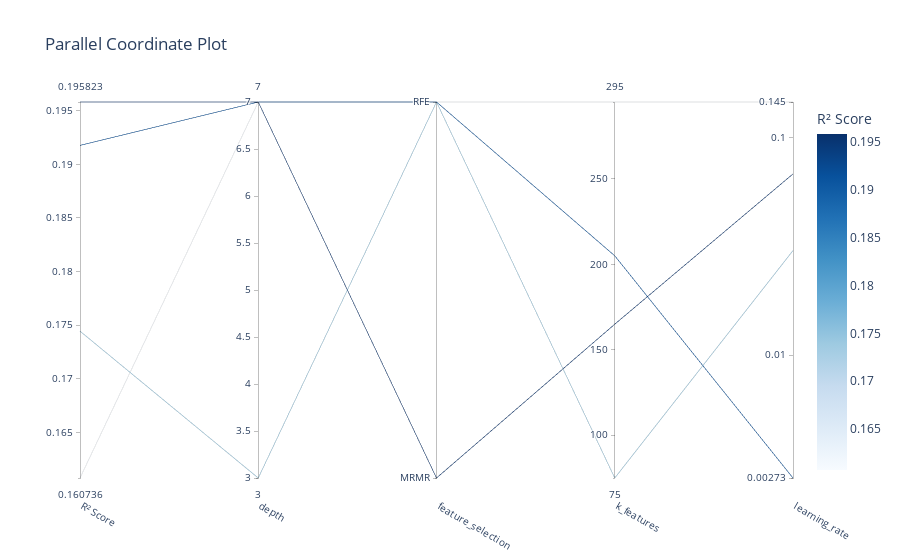
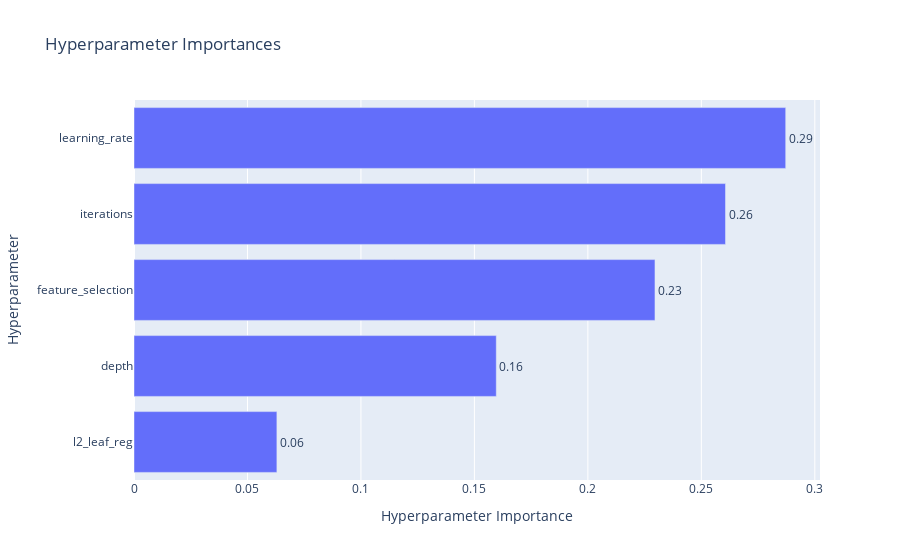
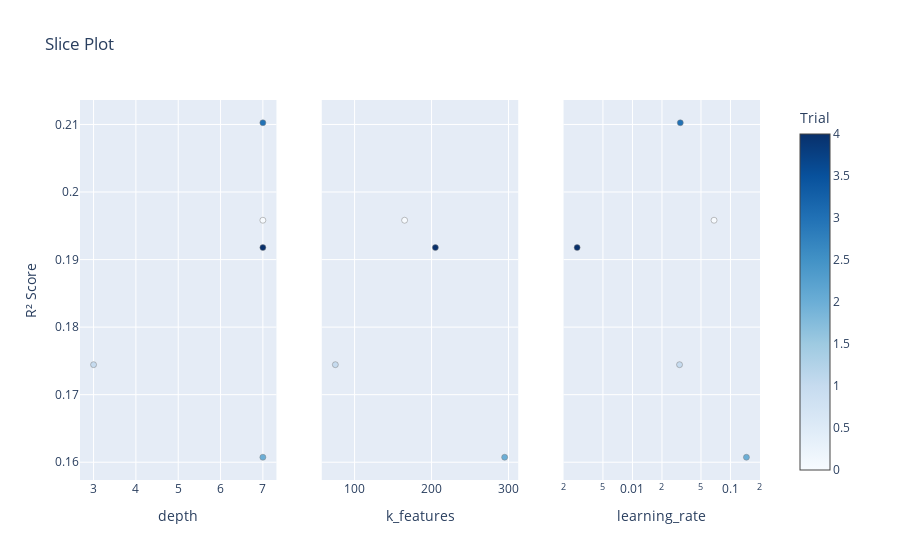

Here is the notebook cell these charts were saved with, in order:
### Code cell
import optuna.visualization as vis

# 1. Parallel Coordinate Plot (Best for seeing parameter relationships)
fig = vis.plot_parallel_coordinate(
    study,
    params=[
        'feature_selection',
        'k_features',
        'depth',
        'learning_rate'
    ],
    target_name="R² Score"
)
fig.show()

# 2. Parameter Importance Plot
fig = vis.plot_param_importances(study, target_name="R² Score")
fig.show()

# 3. Slice Plot (Best for seeing individual parameter effects)
fig = vis.plot_slice(
    study,
    params=[
        'depth',
        'learning_rate',
        'k_features'
    ],
    target_name="R² Score"
)
fig.show()

### Figure 1 — Plotly figure (JSON) as saved in the notebook; plotly's stock layout.template omitted (floating-point values rounded to 4 significant figures)
{"data": [{"dimensions": [{"label": "R² Score", "range": [0.1607, 0.1958], "values": [0.1958, 0.1744, 0.1607, 0.1918]}, {"label": "depth", "range": [3, 7], "values": [7, 3, 7, 7]}, {"label": "feature_selection", "range": [0, 1], "ticktext": ["MRMR", "RFE"], "tickvals": [0, 1], "values": [0, 1, 1, 1]}, {"label": "k_features", "range": [75, 295], "values": [165, 75, 295, 205]}, {"label": "learning_rate", "range": [-2.564, -0.8372], "ticktext": ["0.00273", "0.01", "0.1", "0.145"], "tickvals": [-2.564, -2, -1, -0.8372], "values": [-1.168, -1.52, -0.8372, -2.564]}], "labelangle": 30, "labelside": "bottom", "line": {"color": [0.1958, 0.1744, 0.1607, 0.1918], "colorbar": {"title": {"text": "R² Score"}}, "colorscale": [[0, "rgb(247,251,255)"], [0.125, "rgb(222,235,247)"], [0.25, "rgb(198,219,239)"], [0.375, "rgb(158,202,225)"], [0.5, "rgb(107,174,214)"], [0.625, "rgb(66,146,198)"], [0.75, "rgb(33,113,181)"], [0.875, "rgb(8,81,156)"], [1, "rgb(8,48,107)"]], "reversescale": false, "showscale": true}, "type": "parcoords"}], "layout": {"title": {"text": "Parallel Coordinate Plot"}}}

### Figure 2 — Plotly figure (JSON) as saved in the notebook; plotly's stock layout.template omitted (floating-point values rounded to 4 significant figures)
{"data": [{"cliponaxis": false, "hovertemplate": ["l2_leaf_reg (FloatDistribution): 0.06296604255576133<extra></extra>", "depth (IntDistribution): 0.15963944169292774<extra></extra>", "feature_selection (CategoricalDistribution): 0.229568914283892<extra></extra>", "iterations (IntDistribution): 0.26065056674113396<extra></extra>", "learning_rate (FloatDistribution): 0.2871750347262849<extra></extra>"], "name": "R² Score", "orientation": "h", "text": ["0.06", "0.16", "0.23", "0.26", "0.29"], "textposition": "outside", "type": "bar", "x": [0.06297, 0.1596, 0.2296, 0.2607, 0.2872], "y": ["l2_leaf_reg", "depth", "feature_selection", "iterations", "learning_rate"]}], "layout": {"title": {"text": "Hyperparameter Importances"}, "xaxis": {"title": {"text": "Hyperparameter Importance"}}, "yaxis": {"title": {"text": "Hyperparameter"}}}}

### Figure 3 — Plotly figure (JSON) as saved in the notebook; plotly's stock layout.template omitted (floating-point values rounded to 4 significant figures)
{"data": [{"marker": {"color": [0, 1, 2, 3, 4], "colorbar": {"title": {"text": "Trial"}, "x": 1, "xpad": 40}, "colorscale": [[0, "rgb(247,251,255)"], [0.125, "rgb(222,235,247)"], [0.25, "rgb(198,219,239)"], [0.375, "rgb(158,202,225)"], [0.5, "rgb(107,174,214)"], [0.625, "rgb(66,146,198)"], [0.75, "rgb(33,113,181)"], [0.875, "rgb(8,81,156)"], [1, "rgb(8,48,107)"]], "line": {"color": "Grey", "width": 0.5}, "showscale": true}, "mode": "markers", "name": "Feasible Trial", "showlegend": false, "type": "scatter", "x": [7, 3, 7, 7, 7], "xaxis": "x", "y": [0.1958, 0.1744, 0.1607, 0.2103, 0.1918], "yaxis": "y"}, {"marker": {"color": [0, 1, 2, 4], "colorbar": {"title": {"text": "Trial"}, "x": 1, "xpad": 40}, "colorscale": [[0, "rgb(247,251,255)"], [0.125, "rgb(222,235,247)"], [0.25, "rgb(198,219,239)"], [0.375, "rgb(158,202,225)"], [0.5, "rgb(107,174,214)"], [0.625, "rgb(66,146,198)"], [0.75, "rgb(33,113,181)"], [0.875, "rgb(8,81,156)"], [1, "rgb(8,48,107)"]], "line": {"color": "Grey", "width": 0.5}, "showscale": false}, "mode": "markers", "name": "Feasible Trial", "showlegend": false, "type": "scatter", "x": [165, 75, 295, 205], "xaxis": "x2", "y": [0.1958, 0.1744, 0.1607, 0.1918], "yaxis": "y2"}, {"marker": {"color": [0, 1, 2, 3, 4], "colorbar": {"title": {"text": "Trial"}, "x": 1, "xpad": 40}, "colorscale": [[0, "rgb(247,251,255)"], [0.125, "rgb(222,235,247)"], [0.25, "rgb(198,219,239)"], [0.375, "rgb(158,202,225)"], [0.5, "rgb(107,174,214)"], [0.625, "rgb(66,146,198)"], [0.75, "rgb(33,113,181)"], [0.875, "rgb(8,81,156)"], [1, "rgb(8,48,107)"]], "line": {"color": "Grey", "width": 0.5}, "showscale": false}, "mode": "markers", "name": "Feasible Trial", "showlegend": false, "type": "scatter", "x": [0.068, 0.03023, 0.1455, 0.03076, 0.002726], "xaxis": "x3", "y": [0.1958, 0.1744, 0.1607, 0.2103, 0.1918], "yaxis": "y3"}], "layout": {"title": {"text": "Slice Plot"}, "xaxis": {"anchor": "y", "domain": [0, 0.2889], "title": {"text": "depth"}}, "xaxis2": {"anchor": "y2", "domain": [0.3556, 0.6444], "title": {"text": "k_features"}}, "xaxis3": {"anchor": "y3", "domain": [0.7111, 1], "title": {"text": "learning_rate"}, "type": "log"}, "yaxis": {"anchor": "x", "domain": [0, 1], "title": {"text": "R² Score"}}, "yaxis2": {"anchor": "x2", "domain": [0, 1], "matches": "y", "showticklabels": false}, "yaxis3": {"anchor": "x3", "domain": [0, 1], "matches": "y", "showticklabels": false}}}
